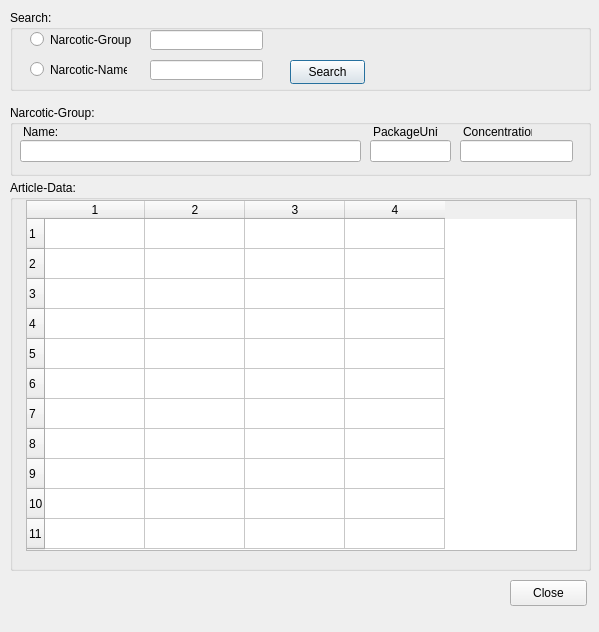
<ui version="4.0" >
 <class>NarcoticCategoryClass</class>
 <widget class="QDialog" name="NarcoticCategoryClass" >
  <property name="geometry" >
   <rect>
    <x>0</x>
    <y>0</y>
    <width>599</width>
    <height>632</height>
   </rect>
  </property>
  <property name="windowTitle" >
   <string>NA06 Narcotics-Group</string>
  </property>
  <widget class="QFrame" name="frame_category" >
   <property name="geometry" >
    <rect>
     <x>0</x>
     <y>100</y>
     <width>591</width>
     <height>531</height>
    </rect>
   </property>
   <property name="frameShape" >
    <enum>QFrame::NoFrame</enum>
   </property>
   <property name="frameShadow" >
    <enum>QFrame::Plain</enum>
   </property>
   <widget class="QGroupBox" name="gBox_article" >
    <property name="geometry" >
     <rect>
      <x>10</x>
      <y>80</y>
      <width>581</width>
      <height>391</height>
     </rect>
    </property>
    <property name="title" >
     <string>Article-Data:</string>
    </property>
    <widget class="BasarTableWidget" name="tw_article" >
     <property name="geometry" >
      <rect>
       <x>16</x>
       <y>20</y>
       <width>551</width>
       <height>351</height>
      </rect>
     </property>
     <property name="whatsThis" >
      <string>Result set of all articles belonging to the given narcotic group</string>
     </property>
     <property name="selectionMode" >
      <enum>QAbstractItemView::NoSelection</enum>
     </property>
     <property name="selectionBehavior" >
      <enum>QAbstractItemView::SelectRows</enum>
     </property>
     <property name="rowCount" >
      <number>11</number>
     </property>
     <property name="columnCount" >
      <number>4</number>
     </property>
     <row/>
     <row/>
     <row/>
     <row/>
     <row/>
     <row/>
     <row/>
     <row/>
     <row/>
     <row/>
     <row/>
     <column/>
     <column/>
     <column/>
     <column/>
    </widget>
   </widget>
   <widget class="QGroupBox" name="gBox_group" >
    <property name="geometry" >
     <rect>
      <x>10</x>
      <y>5</y>
      <width>581</width>
      <height>71</height>
     </rect>
    </property>
    <property name="title" >
     <string>Narcotic-Group:</string>
    </property>
    <widget class="QLabel" name="lb_name" >
     <property name="geometry" >
      <rect>
       <x>13</x>
       <y>20</y>
       <width>65</width>
       <height>14</height>
      </rect>
     </property>
     <property name="text" >
      <string>Name:</string>
     </property>
    </widget>
    <widget class="QLabel" name="lb_packageunit" >
     <property name="geometry" >
      <rect>
       <x>363</x>
       <y>19</y>
       <width>65</width>
       <height>16</height>
      </rect>
     </property>
     <property name="text" >
      <string>PackageUnit:</string>
     </property>
    </widget>
    <widget class="QLabel" name="lb_concentration" >
     <property name="geometry" >
      <rect>
       <x>453</x>
       <y>19</y>
       <width>69</width>
       <height>16</height>
      </rect>
     </property>
     <property name="text" >
      <string>Concentration:</string>
     </property>
    </widget>
    <widget class="QLineEdit" name="name" >
     <property name="geometry" >
      <rect>
       <x>10</x>
       <y>35</y>
       <width>341</width>
       <height>22</height>
      </rect>
     </property>
     <property name="readOnly" >
      <bool>true</bool>
     </property>
    </widget>
    <widget class="QLineEdit" name="packageunit" >
     <property name="geometry" >
      <rect>
       <x>360</x>
       <y>35</y>
       <width>81</width>
       <height>22</height>
      </rect>
     </property>
     <property name="readOnly" >
      <bool>true</bool>
     </property>
    </widget>
    <widget class="QLineEdit" name="concentration" >
     <property name="geometry" >
      <rect>
       <x>450</x>
       <y>35</y>
       <width>113</width>
       <height>22</height>
      </rect>
     </property>
     <property name="readOnly" >
      <bool>true</bool>
     </property>
    </widget>
   </widget>
   <widget class="QPushButton" name="btnClose" >
    <property name="geometry" >
     <rect>
      <x>510</x>
      <y>480</y>
      <width>77</width>
      <height>26</height>
     </rect>
    </property>
    <property name="text" >
     <string>Close</string>
    </property>
    <property name="autoDefault" >
     <bool>false</bool>
    </property>
   </widget>
  </widget>
  <widget class="QGroupBox" name="gBox_search" >
   <property name="geometry" >
    <rect>
     <x>10</x>
     <y>10</y>
     <width>581</width>
     <height>81</height>
    </rect>
   </property>
   <property name="title" >
    <string>Search:</string>
   </property>
   <widget class="QPushButton" name="btnSearch" >
    <property name="geometry" >
     <rect>
      <x>280</x>
      <y>50</y>
      <width>75</width>
      <height>24</height>
     </rect>
    </property>
    <property name="text" >
     <string>Search</string>
    </property>
   </widget>
   <widget class="QLineEdit" name="group" >
    <property name="geometry" >
     <rect>
      <x>140</x>
      <y>20</y>
      <width>113</width>
      <height>20</height>
     </rect>
    </property>
    <property name="whatsThis" >
     <string>Search criteria input: narcotic group key</string>
    </property>
   </widget>
   <widget class="QLineEdit" name="searchname" >
    <property name="geometry" >
     <rect>
      <x>140</x>
      <y>50</y>
      <width>113</width>
      <height>20</height>
     </rect>
    </property>
    <property name="whatsThis" >
     <string>Search criteria input: narcotic group key</string>
    </property>
   </widget>
   <widget class="QRadioButton" name="optName" >
    <property name="geometry" >
     <rect>
      <x>20</x>
      <y>50</y>
      <width>97</width>
      <height>19</height>
     </rect>
    </property>
    <property name="text" >
     <string>Narcotic-Name:</string>
    </property>
   </widget>
   <widget class="QRadioButton" name="optGroup" >
    <property name="geometry" >
     <rect>
      <x>20</x>
      <y>20</y>
      <width>101</width>
      <height>19</height>
     </rect>
    </property>
    <property name="text" >
     <string>Narcotic-Group:</string>
    </property>
   </widget>
  </widget>
 </widget>
 <layoutdefault spacing="6" margin="11" />
 <customwidgets>
  <customwidget>
   <class>BasarTableWidget</class>
   <extends>QTableWidget</extends>
   <header>libbasarqtwidget_tablewidget.h</header>
  </customwidget>
 </customwidgets>
 <tabstops>
  <tabstop>group</tabstop>
  <tabstop>searchname</tabstop>
  <tabstop>btnSearch</tabstop>
  <tabstop>tw_article</tabstop>
  <tabstop>name</tabstop>
  <tabstop>packageunit</tabstop>
  <tabstop>concentration</tabstop>
  <tabstop>btnClose</tabstop>
 </tabstops>
 <resources/>
 <connections/>
</ui>
